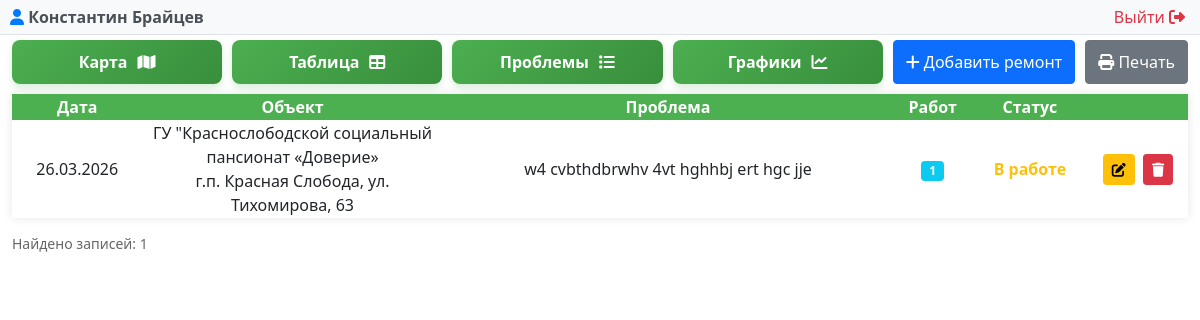
/avr.php (signed in), run on the app's committed database.
### tables this page shows
CREATE TABLE "LIFTEH_avr" ("id" integer NOT NULL PRIMARY KEY AUTOINCREMENT, "insert_date" datetime NOT NULL, "problem" varchar(500) NOT NULL, "work_id" integer NULL, "object_id" bigint NOT NULL REFERENCES "LIFTEH_object" ("id") DEFERRABLE INITIALLY DEFERRED, "user_id" integer NOT NULL REFERENCES "auth_user" ("id") DEFERRABLE INITIALLY DEFERRED, "result" integer NULL);

### avr.php (called while the page is built, shortened)
<?php
require __DIR__ . '/modules/avr/avr.php';

### modules/auth/auth.php (called while the page is built, shortened)
<?php
function getCurrentUser() {
    try {
        $pdo = new PDO("sqlite:" . DB_PATH);
        $pdo->setAttribute(PDO::ATTR_ERRMODE, PDO::ERRMODE_EXCEPTION);
        $stmt = $pdo->prepare("SELECT id, username, email, first_name, last_name, is_superuser, is_active FROM auth_user WHERE id = ?");
        $stmt->execute([$_SESSION['user_id']]);
        return $stmt->fetch(PDO::FETCH_ASSOC);
    } catch (PDOException $e) {
        error_log("Ошибка получения пользователя: " . $e->getMessage());
        return null;
    }
}
?>

### modules/avr/avr.php (shortened to what this page needs)
<?php
require_once __DIR__ . '/../../modules/auth/auth.php';
$currentUser = getCurrentUser();
try {
    $db = new PDO('sqlite:' . DB_PATH);
    $db->setAttribute(PDO::ATTR_ERRMODE, PDO::ERRMODE_EXCEPTION);
    $sql = "SELECT a.*,
                   w.name as work_name,
                   w.quantity,
                   w.unit,
                   o.customer as object_customer,
                   o.address as object_address,
                   (SELECT COUNT(*) FROM LIFTEH_work WHERE avr_id = a.id) as works_count
            FROM LIFTEH_avr a
            LEFT JOIN LIFTEH_work w ON a.work_id = w.id
            LEFT JOIN LIFTEH_object o ON a.object_id = o.id
            ORDER BY a.id DESC";
    $stmt = $db->query($sql);
    $avr_records = $stmt->fetchAll(PDO::FETCH_ASSOC);
} catch (PDOException $e) {
    die("Ошибка подключения к базе данных: " . $e->getMessage());
}
?>
<!DOCTYPE html>
<html lang="ru">
    <?php $pageTitle = 'Учет ремонтов'; include __DIR__ . '/../../includes/header.php'; ?>
<body>
<?php include __DIR__ . '/../../modules/admin/user_panel.php'; ?>
<div class="container">
    <div>
        <div class="controls">
            <div class="button-group">
                <a href="/map.php" class="map-button">
                    <span class="button-text">Карта</span>
                    <i class="fas fa-map"></i>
                </a>
                <a href="/index.php" class="map-button">
                    <span class="button-text">Таблица</span>
                    <i class="fas fa-table"></i>
                </a>
                <a href="/problem.php" class="map-button">
                    <span class="button-text">Проблемы</span>
                    <i class="fas fa-list"></i>
                </a>
                <a href="/charts.php" class="map-button">
                    <span class="button-text">Графики</span>
                    <i class="fas fa-chart-line"></i>
                </a>
                <button type="button" class="btn btn-primary" onclick="openAddModal()">
                    <i class="fas fa-plus"></i>
                    Добавить ремонт
                </button>
                <button type="button" class="btn btn-secondary" onclick="printTable()">
                    <i class="fas fa-print"></i>
                    Печать
                </button>
            </div>
            <table id="avrTable">
                <thead>
                    <tr>
                        <th>Дата</th>
                        <th style="width: 300px;">Объект</th>
                        <th>Проблема</th>
                        <th>Работ</th>
                        <th>Статус</th>
                        <th></th>
                    </tr>
                </thead>
                <tbody>
                    <?php if (empty($avr_records)): ?>
                        <tr>
                            <td colspan="10" class="text-center">Нет данных</td>
                        </tr>
                    <?php else: ?>
                        <?php foreach ($avr_records as $record): ?>
                            <tr>
                                <td><?= date('d.m.Y', strtotime($record['insert_date'])) ?></td>
                                <td>
                                    <?php
                                    if (!empty($record['object_customer'])) {
                                        $object_display = htmlspecialchars($record['object_customer']);
                                        $object_display .= '<br>' . htmlspecialchars($record['object_address'] ?? 'адрес не указан') . '';
                                        echo $object_display;
                                    } else {
                                        echo htmlspecialchars($record['object_id'] ?? 'Не указан');
                                    }
                                    ?>
                                </td>
                                <td><?= htmlspecialchars($record['problem']) ?></td>
                                <td class="text-center">
                                    <?php $works_count = $record['works_count'] ?? 0;
                                        if ($works_count > 0) {
                                            echo '<span class="badge bg-info">' . $works_count . '</span>';
                                        } else {
                                            echo '<span class="badge bg-secondary">0</span>';
                                        }
                                    ?>
                                </td>
                                <td>
                                    <span class="<?= $record['result'] === 'Выполнено' ? 'status-active' : ($record['result'] === 'В работе' ? 'status-warning' : 'status-inactive') ?>">
                                        <?= htmlspecialchars($record['result'] ?? 'Не указан') ?>
                                    </span>
                                </td>
                                <td class="actions-column">
                                    <button type="button"
                                            class="btn btn-sm btn-warning edit-avr"
                                            data-id="<?= $record['id'] ?>"
                                            title="Редактировать">
                                        <i class="fas fa-edit"></i>
                                    </button>
                                    <button onclick="confirmDelete(<?= $record['id'] ?>)"
                                            class="btn btn-sm btn-danger"
                                            title="Удалить">
                                        <i class="fas fa-trash"></i>
                                    </button>
                                </td>
                            </tr>
                        <?php endforeach; ?>
                    <?php endif; ?>
                </tbody>
            </table>
            <div class="count">Найдено записей: <?= count($avr_records); ?></div>
        </div>
    </div>
</div>
</body>
</html>

### modules/admin/user_panel.php (shortened to what this page needs)
<div class="user-panel">
    <div class="user-info">
        <span class="user-name">
            <i class="fas fa-user"></i>
            <?php echo htmlspecialchars($currentUser['first_name'] ?? ''); ?>
            <?php echo htmlspecialchars($currentUser['last_name'] ?? ''); ?>
        </span>
        <a href="/modules/auth/logout.php" class="logout-btn">
          Выйти <i class="fas fa-sign-out-alt"></i>
        </a>
    </div>
</div>

### assets/css/avr_styles.css (style rules this page uses)
.button-group { flex-wrap: wrap; margin-top: 5px; display: flex; gap: 10px; }
.map-button, .refresh-button { flex: 1; padding: 10px 10px; border-radius: 8px; text-decoration: none; display: flex; align-items: center; justify-content: center; gap: 10px; font-weight: bold; font-size: 16px; transition: all 0.3s ease; text-align: center; }
.map-button { background: linear-gradient(135deg, #4CAF50 0%, #388E3C 100%); color: white; box-shadow: 0 4px 6px rgba(76, 175, 80, 0.2); }
.container { max-width: 1400px; margin: 0 auto; overflow-x: auto; }
table { width: 100%; border-collapse: collapse; margin-top: 10px; background-color: white; box-shadow: 0 0 10px rgba(0, 0, 0, 0.1); }
.user-info { display: flex; justify-content: space-between; margin: 0px 10px; }
thead { text-align-last: center; }
th { background-color: #4CAF50; color: white; font-weight: bold; position: sticky; top: 0; cursor: pointer; user-select: none; }
tr { text-align: center; }
.actions-column { text-align: center; text-wrap-mode: nowrap; width: 5%; }
.count { margin: 15px 0; color: #666; font-size: 14px; }

### modules/admin/user_panel.php (style rules this page uses)
.user-panel { background-color: #f8f9fa; padding: 5px 10px; border-bottom: 1px solid #dee2e6; margin-bottom: 0px; }
.user-info { max-width: 1200px; margin: 0 auto; display: flex; justify-content: space-between; align-items: center; }
.user-name { font-weight: bold; color: #495057; }
.user-name i { color: #007bff; }
.logout-btn { color: #dc3545; text-decoration: none; border-radius: 4px; transition: background-color 0.3s; }
.logout-btn i { margin-right: 5px; }

### modules/avr/avr.php (style rules this page uses)
.status-warning { color: #ffc107; font-weight: bold; }
.actions-column { white-space: nowrap; width: 100px; }
.actions-column .btn { margin: 0 2px; }

### data on the page
lifteh_avr: insert_date "26.03.2026", object_display "ГУ \"Краснослободской социальный пансионат «Доверие»", object_address "г.п. Красная Слобода, ул. Тихомирова, 63", problem "w4 cvbthdbrwhv 4vt hghhbj ert hgc jje", works_count "1", result "В работе"

### other printed values
$currentUser['first_name'] "Константин"
$currentUser['last_name'] "Брайцев"
count($avr_records) "1"
